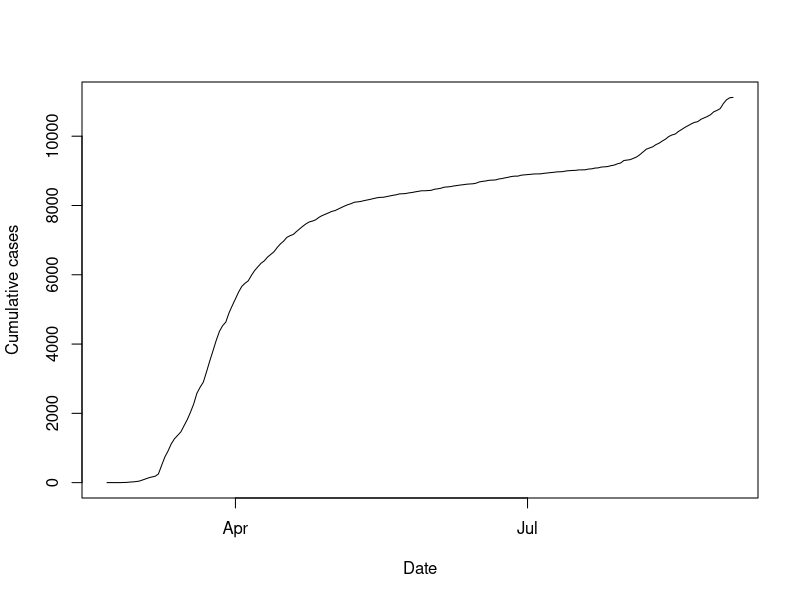
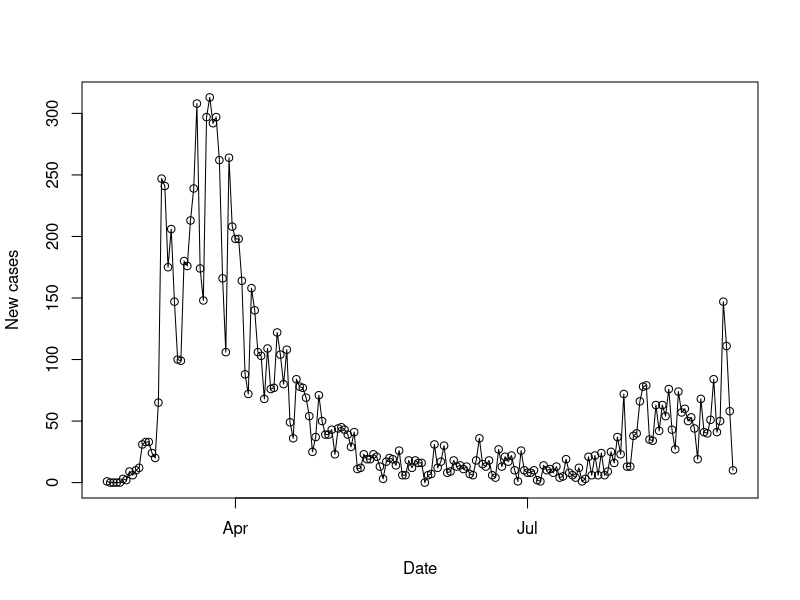
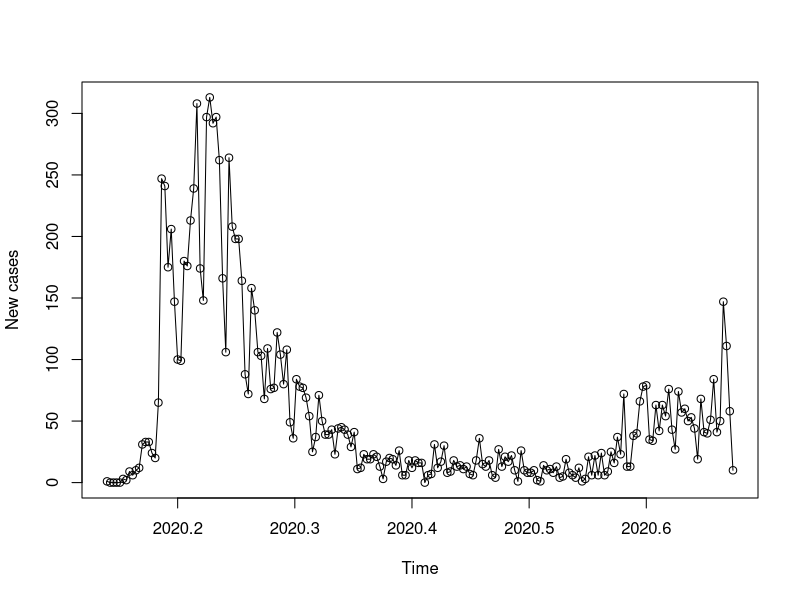
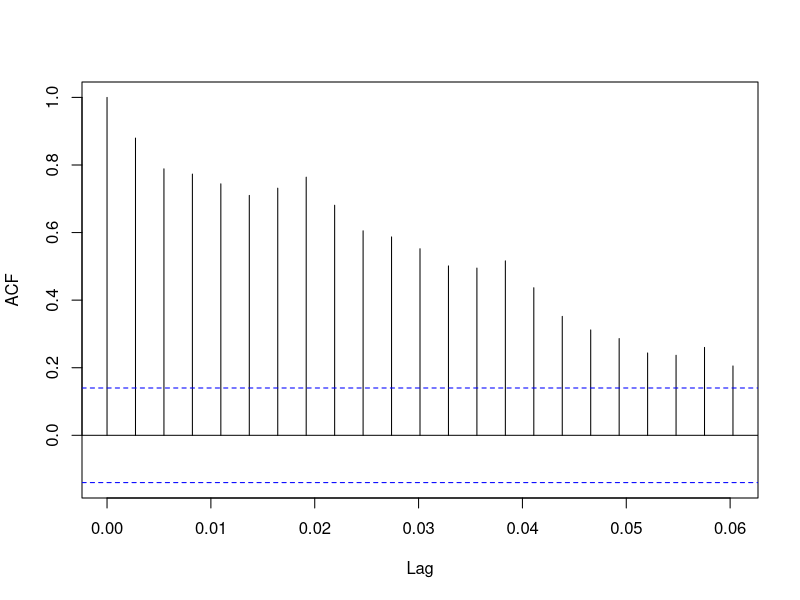
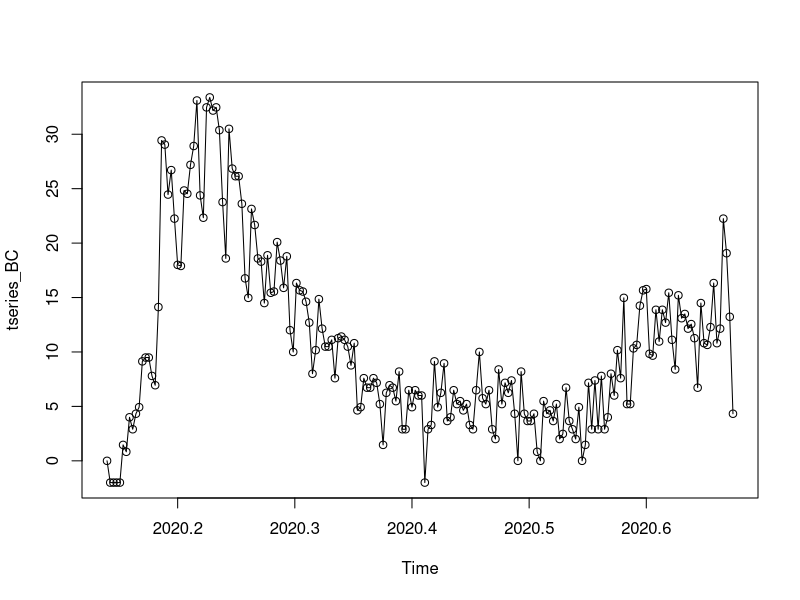
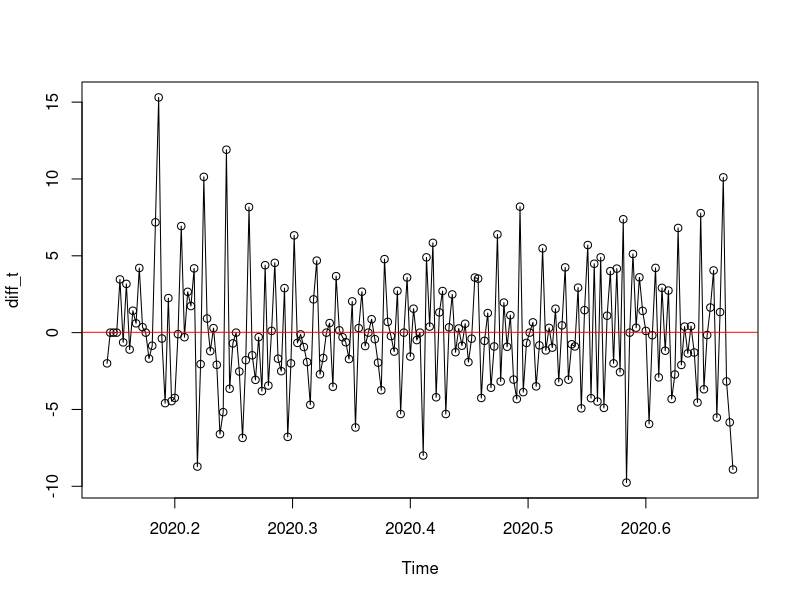
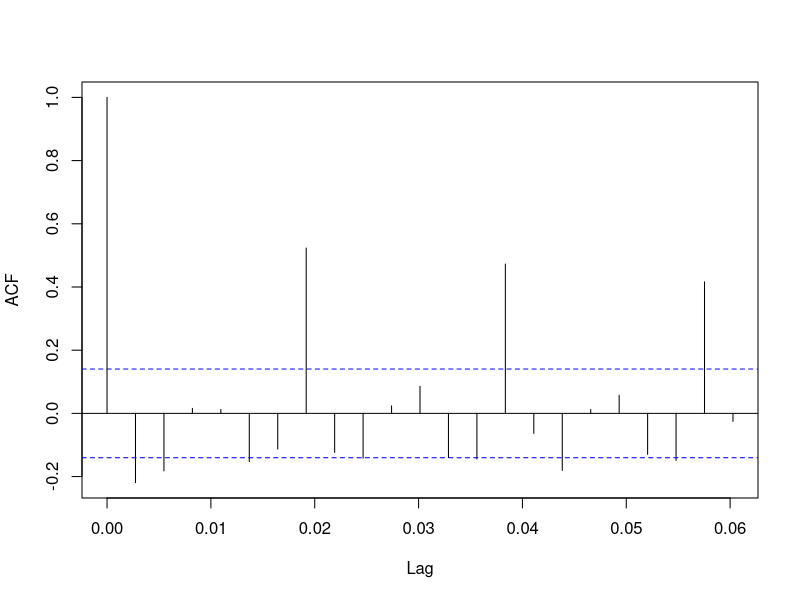
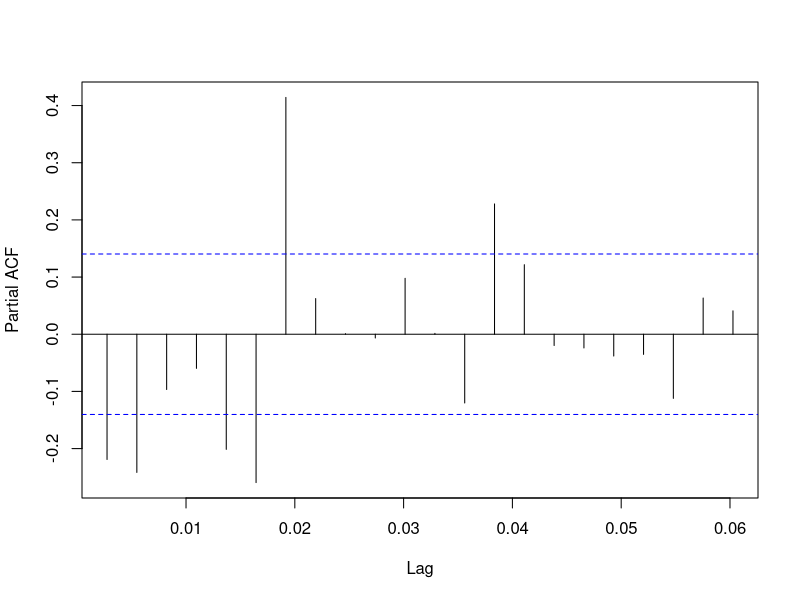

The R script that drew these images, in order:
#Loading packages 
library("readxl")
library("forecast")
library("tseries")

#Reading data from excel
df <- read_xlsx("xls.xlsx",skip=1)
df$Dato <- as.Date(df$Dato, "%d.%m.%Y") 

#Plot the data
plot(df$Dato, df$`Kumulativt antall`, type="l", xlab="Date", ylab= "Cumulative cases")
plot(df$Dato, df$`Nye tilfeller`, type="o", xlab="Date", ylab= "New cases")

## Create a time series object
inds <- seq(df$Dato[1], df$Dato[196], by = "day")
tseries <- ts(df$`Nye tilfeller`,
        start = c(2020, as.numeric(format(inds[1], "%j"))),
        frequency = 365)

plot.ts(tseries, ylab="New cases", type="o")
summary(tseries)

#ACF
acf(tseries, main="") #values are correlated 

#Transforming the time series

##Box-Cox
lambda <- BoxCox.lambda(tseries) #hvorfor gir denne lambda=1? Med en mindre lambda blir jo variansen borte? 
tseries_BC <- BoxCox(tseries,lambda=0.5) 
plot.ts(tseries_BC,type="o")

##Differencing
diff_t <- diff(tseries_BC)
plot.ts(diff_t,type="o")
abline(h=mean(diff_t), col="red")

#ACF and PACF of transformed data
acf(diff_t,main="") #MA(0), MA(1) or MA(2)
pacf(diff_t,main="") #AR(1) or AR(2)

#Augmented Dickey-Fuller Test
tseries::adf.test(diff_t, k=0) #-> stationary

#ARIMA-model - ikke riktig 
arima <- arima(tseries_BC, order=c(1,1,2))
plot.ts(arima$residuals)
forecast <- forecast::forecast(arima, h=30)
inv.forecast <- InvBoxCox(forecast$mean,lambda=0.5)
inv.upper <- InvBoxCox(forecast$upper, lambda = 0.5)[,2]
inv.lower <- InvBoxCox(forecast$lower, lambda = 0.5)[,2]
d=seq(1,30)
plot(d,inv.forecast, type="o", ylim=range(50,20), xlab="Days after 21.02.2020")
lines(d,inv.upper,col="red")
lines(d,inv.lower, col="red")


